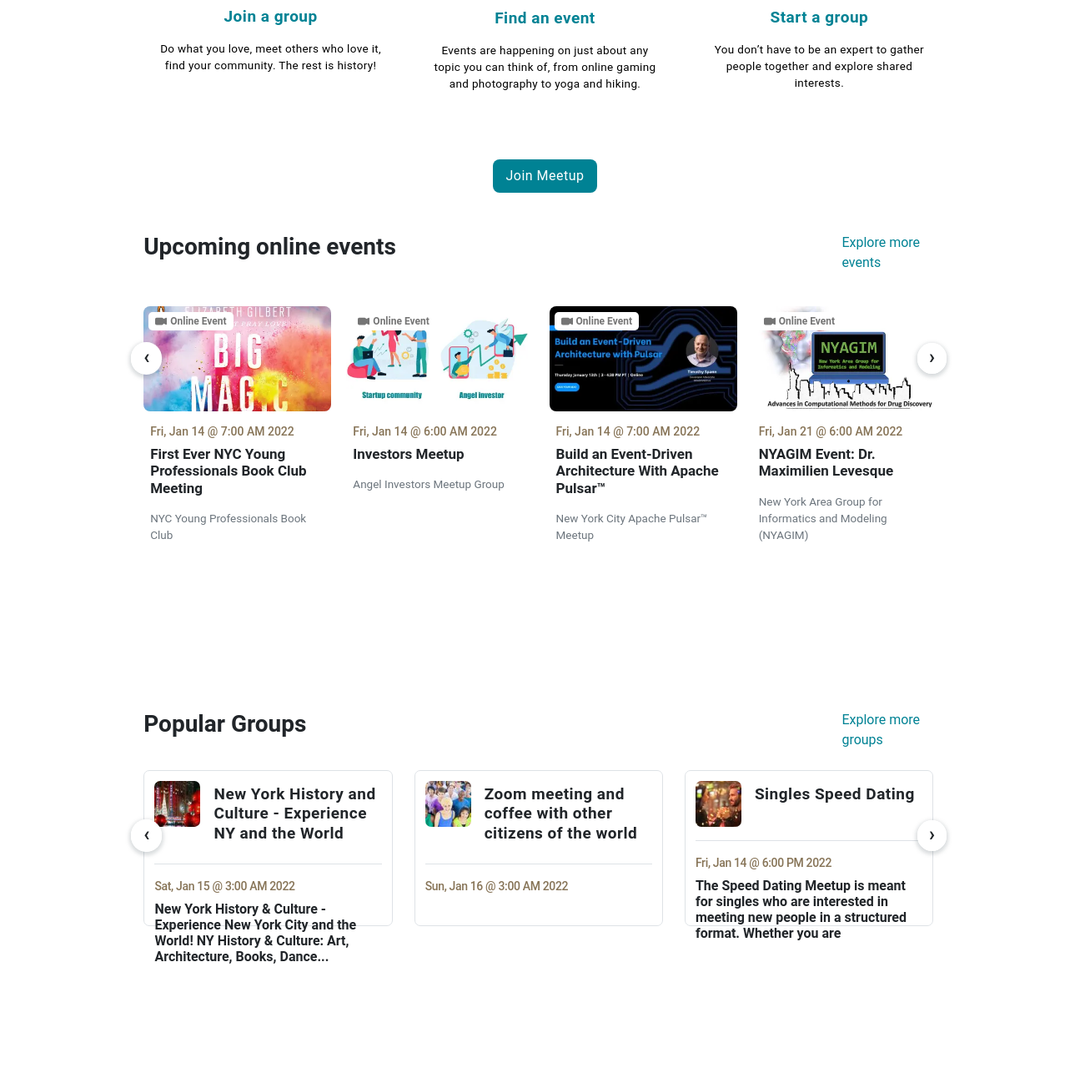
/trangchu.php (middle part), run on an earlier commit of the app's database.
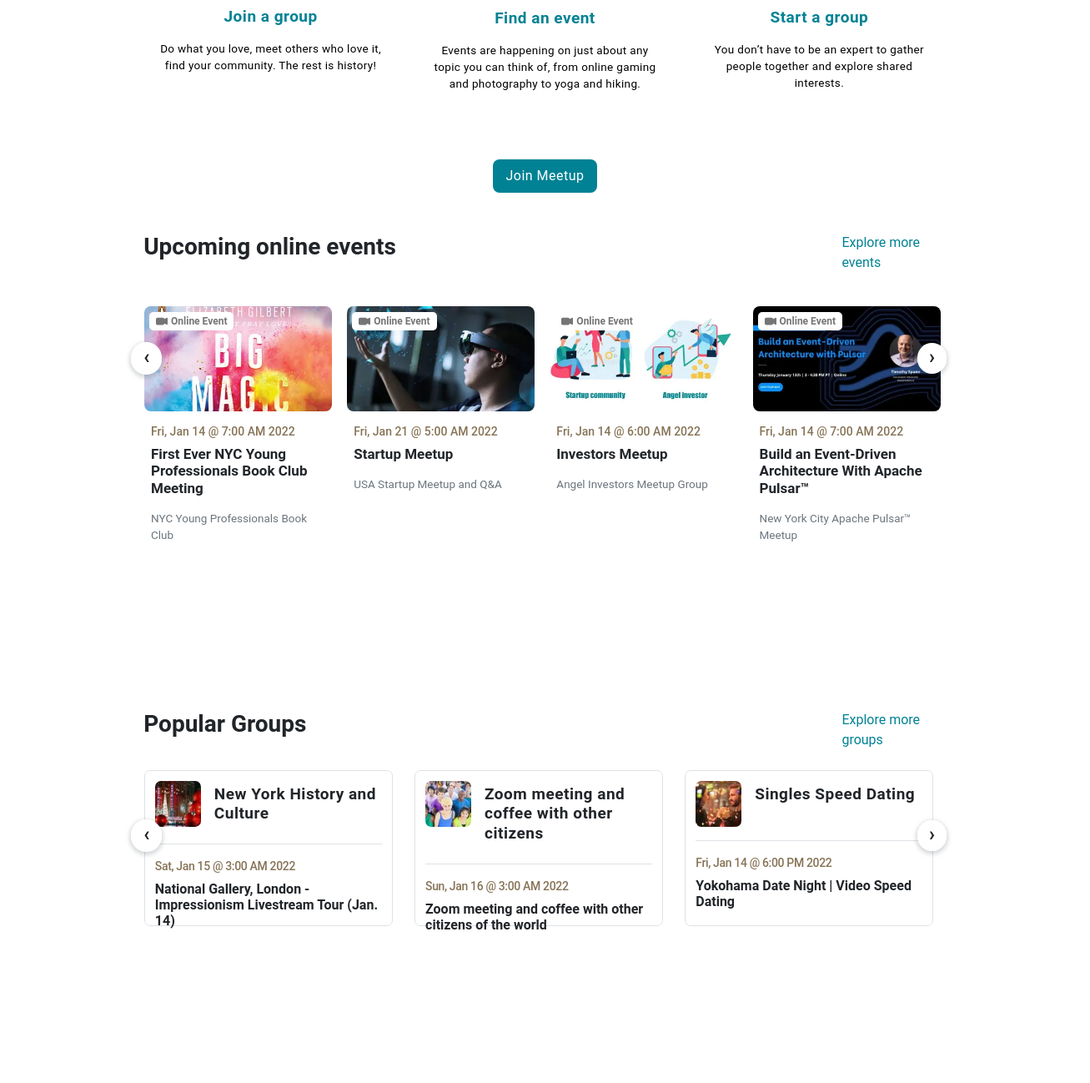
And on a later commit of the database.
### tables this page shows
CREATE TABLE `tb_event` (
  `id` int(11) NOT NULL,
  `name` varchar(500) DEFAULT NULL,
  `thoigian` varchar(100) DEFAULT NULL,
  `content` varchar(500) DEFAULT NULL,
  `atten` int(11) NOT NULL,
  `img_name` varchar(100) DEFAULT NULL
);

CREATE TABLE `tb_group` (
  `id_gr` int(11) NOT NULL,
  `name_gr` varchar(500) DEFAULT NULL,
  `time` varchar(100) DEFAULT NULL,
  `content_gr` varchar(500) DEFAULT NULL,
  `img_gr` varchar(50) DEFAULT NULL
);

### trangchu.php (the view, shortened to what this page needs)
<?php include('config/database.php');
?>
<!DOCTYPE html>
<html lang="en">
<head>
    <link rel="stylesheet" href="https://cdn.jsdelivr.net/npm/bootstrap-icons@1.7.2/font/bootstrap-icons.css">
    <link href="https://cdn.jsdelivr.net/npm/bootstrap@5.1.3/dist/css/bootstrap.min.css" rel="stylesheet"
>
        <link rel="stylesheet" href="https://cdnjs.cloudflare.com/ajax/libs/OwlCarousel2/2.3.4/assets/owl.carousel.min.css"
 />
    <link rel="stylesheet"
        href="https://cdnjs.cloudflare.com/ajax/libs/OwlCarousel2/2.3.4/assets/owl.theme.default.min.css"
 />
  <link rel="stylesheet" href="css/trangchu_style.css">
</head>
<body>
    <div class="container-fruid">
        <main class="pt-5 px-5">
            <div class="ivents mt-5 pt-4">
                <div class="main_featured row text-center">
                    <div class="col-md px-4">
                        <figure class="figure">
                            <h5 class="fw-bold mt-2"><a href="">Join a group </a> </h5>
                            <figcaption class="figure-caption mt-3">Do what you love, meet others who love it, find your
                                community. The rest is history!</figcaption>
                        </figure>
                    </div>
                    <div class="col-md pt-2 px-4">
                        <figure class="figure">
                            <h5 class="fw-bold mt-2"><a href="">Find an event</a> </h5>
                            <figcaption class="figure-caption mt-3 ">Events are happening on just about any topic you
                                can think of, from online gaming and photography to yoga and hiking.</figcaption>
                        </figure>
                    </div>
                    <div class="col-md px-4">
                        <figure class="figure">
                            <h5 class="fw-bold mt-2"><a href="">Start a group</a></h5>
                            <figcaption class="figure-caption mt-3 ">You don’t have to be an expert to gather people
                                together and explore shared interests.</figcaption>
                        </figure>
                    </div>
                </div>
            </div>
            <div class="join text-center mt-5 pt-3 mb-5">
                <a href="#"><button>Join Meetup</button></a>
            </div>
            <div class="groups">
                <div class="d-flex mb-4">
                    <div class="col-md-10">
                        <h3 class="d-inline fw-bold">Upcoming online events</h3>
                    </div>
                    <div class="col-md" style="padding-left:35px ">
                        <a href="" class="d-inline" style="color: #008294;">Explore more events</a>
                    </div>
                </div>
                <div class="container p-0">
                    <div class="owl-carousel carousel1" style="height:500px;">
                        <?php
                            $sql2 = "SELECT * FROM tb_event ";
                            $res2 = mysqli_query($conn, $sql2);
                            $count2 = mysqli_num_rows($res2);
                            if($count2>0)
                            {
                                while($row=mysqli_fetch_assoc($res2))
                                {
                        ?>
                        <div class="item">
                            <div class="col">
                                <a href="#" class="text-decoration-none">
                                    <div class="card-body pe-2 ps-0">
                                        <img src="image/<?php echo $row['img_name']; ?>" style="border-radius: 8px;"
                                            alt="">
                                        <div class="online_event px-2">
                                            <p class="mb-0 ms-1 fw-bold"
                                                style="font-size:12px;color:#757575;margin-top:-2px">Online Event </p>
                                        </div>
                                        <div class="px-2">
                                            <h5 class="mt-3" style="font-size: 14px;color: #877457;">
                                                <?php echo $row['thoigian']; ?></h5>
                                                <h6 class=" fw-bold link-dark" style="font-size: 17px;">
                                                    <?php echo $row['content']; ?></h6>
                                                <p class="text-muted mt-3 mb-5" style="font-size: 13.5px;">
                                                    <?php echo $row['name']; ?>
                                                </p>
                                        </div>
                                    </div>
                                </a>
                            </div>
                        </div>
                        <?php
                            }
                        }
                    ?>
                    </div>
                </div>
            </div>
            <div class="groups" style="margin-bottom:150px; height:300px">
                <div class="d-flex mb-4">
                    <div class="col-md-10">
                        <h3 class="d-inline fw-bold">Popular Groups</h3>
                    </div>
                    <div class="col-md" style="padding-left:35px ">
                        <a href="" class="d-inline" style="color: #008294;">Explore more groups</a>
                    </div>
                </div>
                <div class="container p-0">
                    <div class="owl-carousel carousel2">
                    <?php
                        $sql = "SELECT * FROM tb_group ";
                        $res = mysqli_query($conn, $sql);
                        $count = mysqli_num_rows($res);
                        if($count>0)
                        {
                            while($row=mysqli_fetch_assoc($res))
                            {
                    ?>
                        <div class="item">
                            <div class="col p-0 border me-3">
                                <div class="group_card " style="padding: 12px;">
                                    <a href="" class="text-decoration-none">
                                        <div class="d-flex items-center border-bottom pb-3">
                                            <div class=" me-3">
                                                <img src="image/<?php echo $row['img_gr']?>" alt=""
                                                    style="height:55px ;width:55px; border-radius:7px">
                                            </div>
                                            <h5 class="mt-1 fw-bold link-dark">
                                            <?php echo $row['name_gr']?>
                                            </h5>
                                        </div>
                                    </a>
                                    <a href="" class="text-decoration-none">
                                        <div class="mt-3">
                                            <p class="mb-2"><?php echo $row['time']?></p>
                                            <h6 class="fw-bold link-dark"><?php echo $row['content_gr']?></h6>
                                        </div>
                                    </a>
                                </div>
                            </div>
                        </div>
                        <?php
                                }
                            }
                        ?>
                    </div>
                </div>
            </div>
        </main>
    </div>
</body>
</html>

### css/trangchu_style.css (style rules this page uses)
html, body { font-family: Roboto,Helvetica Neue,Arial,Noto Sans,sans-serif,Apple Color Emoji,Segoe UI Emoji,Segoe UI Symbol,Noto Color Emoji;; }
main { margin-left: 9.5%; margin-right: 9.5%; }
.container-fruid { position: absolute; }
.ivents a { letter-spacing: 0.5px; font-size: 19px; color: #008294; text-decoration: none; }
.figure-caption { font-size: 13.5px; letter-spacing: 0.35px; color: black; }
.join button { color: white; padding: 8px 15px 8px 15px; background: #008294; border: 0px; letter-spacing: 0.5px; border-radius: 8px; }
.group_card p { color:#877457 ; font-size: 14px; letter-spacing: -.025em; line-height: 1.25rem; font-weight: 500; }
.group_card h5 { font-size: 19px; font-weight: 600; letter-spacing: 0.5px; line-height: 1.25em; }
.groups .col { height: 187px; border-radius: 7px; }
.col-md a { text-decoration: none; }
.item { height: 500px; }
.online_event { background:#fff; position: absolute; top:23px; left: 6px; display: flex; padding-top: 4px; padding-bottom: 2px; border-radius: 5px; justify-content: center; }

What changed in the data, as far as the page shows it:
no longer on this page (row edited): tb_event: img_name (picture), thoigian "Fri, Jan 21 @ 6:00 AM 2022", content "NYAGIM Event: Dr. Maximilien Levesque", name "New York Area Group for Informatics and Modeling (NYAGIM)"
added tb_event: img_name (picture), thoigian "Fri, Jan 21 @ 5:00 AM 2022", content "Startup Meetup", name "USA Startup Meetup and Q&A"
changed tb_group: name_gr "New York History and Culture - Experience NY and the World" → "New York History and Culture"; content_gr "New York History & Culture - Experience New York City and the World! NY History & Culture: Art, Architecture, Books, Dance..." → "National Gallery, London - Impressionism Livestream Tour (Jan. 14)"
changed tb_group "Zoom meeting and coffee with other citizens of the world": name_gr "Zoom meeting and coffee with other citizens of the world" → "Zoom meeting and coffee with other citizens"; content_gr (not shown) → "Zoom meeting and coffee with other citizens of the world"
changed tb_group "Singles Speed Dating": content_gr "The Speed Dating Meetup is meant for singles who are interested in meeting new people in a structured format. Whether you are" → "Yokohama Date Night | Video Speed Dating"
